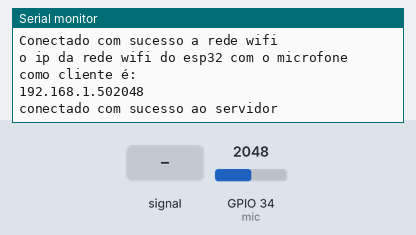
A sketch run on a simulated ESP32. Parts: the last lines printed to the serial monitor. The inputs (shaded band) are chosen by the test bench; at power-on: GPIO 34 (mic) = 2048. WiFi joins after 1.5 s; servers stay silent unless stated.

Above: at 3.2 s.
3.3 s: GPIO 34 (mic) fed a 200 Hz sine of ±327 counts around its level
At 8.36 s:
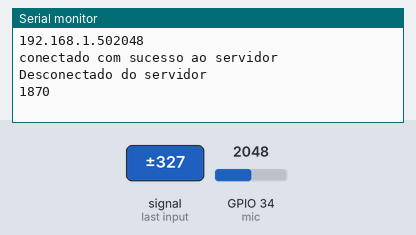
11.9 s: GPIO 34 (mic) set to 2866
At 17.3 s:
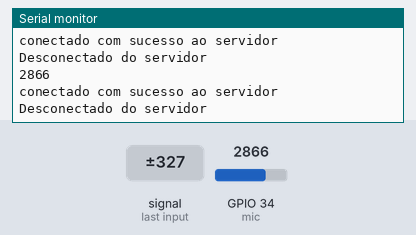
18.8 s: GPIO 34 (mic) fed a 1000 Hz sine of ±1023 counts around its level
At 20.76 s:
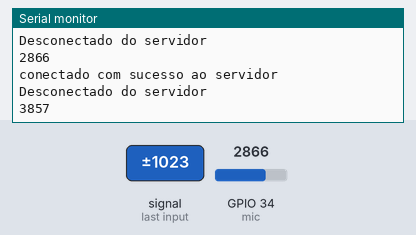
25.7 s: GPIO 34 (mic) set to 3603
At 27.7 s:
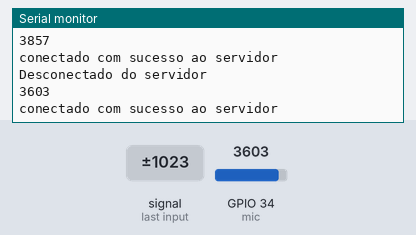
Timing chart, 0 to 29.2 s (numbered marks = the images above; inputs shaded):
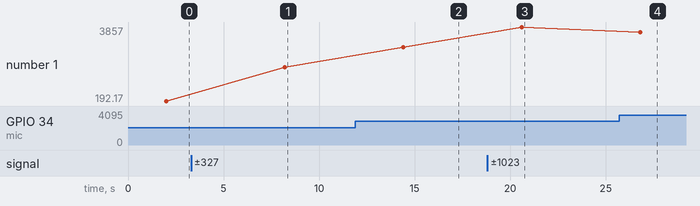

The sketch:

espmicrofone_01.ino
```cpp
#include <WiFi.h>
#include <WiFiClient.h>

const int mic = 34;

const char* nome = "Servidor3104";
const char* senha = "12345678";
const int porta = 600;
const IPAddress ip_servidor(192, 168, 4, 1);
String resposta_servidor;

void setup()
{

  Serial.begin(115200);
  pinMode(mic, INPUT);

WiFi.begin(nome,senha);

while(WiFi.status() != WL_CONNECTED)
{
Serial.println("Conectando ...");
delay(1000);
}

Serial.println();
Serial.println("Conectado com sucesso a rede wifi");

Serial.println();
Serial.println("o ip da rede wifi do esp32 com o microfone como cliente é: ");
Serial.print(WiFi.localIP());


}

void loop()
{

  int mic_analo = analogRead(mic);
  Serial.println(mic_analo);

  WiFiClient client;

if(client.connect(ip_servidor,porta))//tenta conectar ao servidor
{
Serial.println();
Serial.println("conectado com sucesso ao servidor");

client.print("microfone:");
client.print(mic_analo); // envia o valor do sensor para o servidor
client.println(); // envia a linha em branco com /r para indicar o fim da mensagem, usado no protocolo HTTP

// resposta do servior
while (client.connected() && !client.available())  // verificas e o cliente esta conectado e se o servidor não mandou nenhum dado
{
  delay(1000);
}
while(client.available())
{
resposta_servidor = client.readStringUntil('\r'); // le a resposta do servidor e salva na variavel
Serial.println("A resposta do servidor é: ");
Serial.println(resposta_servidor);
}
client.stop();
Serial.println("Desconectado do servidor");

}

else
{
Serial.println("Falha ao tentar conectar com o servidor");
}
delay(4000);
}
```

Measured:
- after the input at 3.3 s, the serial monitor: prints a new line after 4.9 s (image 1)
- after the input at 11.9 s, the serial monitor: prints a new line after 2.5 s (image 2)
- after the input at 18.8 s, the serial monitor: prints a new line after 1.8 s (image 3)
- after the input at 25.7 s, the serial monitor: prints a new line after 1.1 s (image 4)
- plotted number 1: 192.17 → 1870 after the input at 3.3 s, 1870 → 2866 after the input at 11.9 s, 2866 → 3857 after the input at 18.8 s, 3857 → 3603 after the input at 25.7 s
